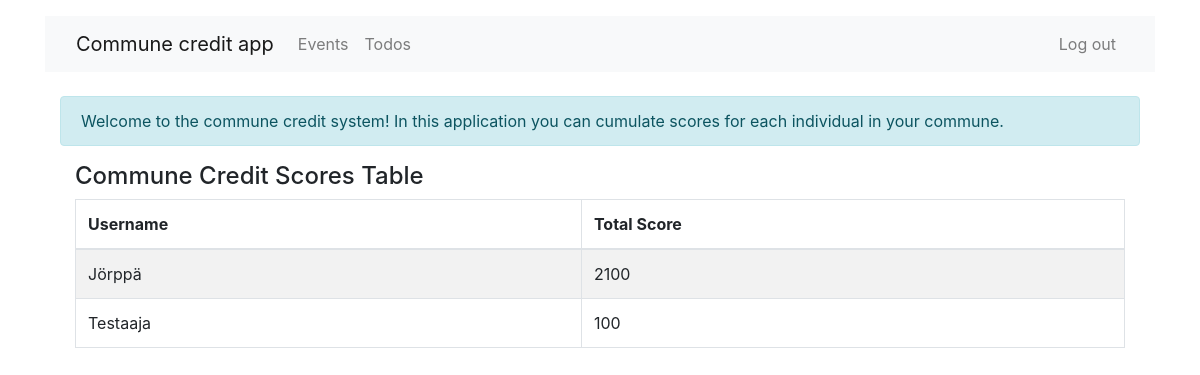
/ (signed in), run on the app's committed database.
### tables this page shows
CREATE TABLE users (
    id INTEGER PRIMARY KEY AUTOINCREMENT,
    username TEXT UNIQUE,
    password TEXT,
    email TEXT UNIQUE
);

### app/mod_main/controllers.py (the view)
@mod_main.route("/", methods=["GET", "POST"])
def main():
    if "user_id" not in session:
        return redirect(url_for("users.log_in"))
    commune_credit_scores_summary = get_commune_credit_scores_summary()
    entries = [
        {"username": entry["username"], "score": entry["total_score"]} for entry in commune_credit_scores_summary
    ]
    entries.sort(key=lambda x: (-x["score"], x["username"]))
    return render_template("main/main.html", entries=entries)

### app/db.py (called while the page is built)
def get_connection():
    con = sqlite3.connect("database.db")
    con.execute("PRAGMA foreign_keys = ON")
    con.row_factory = sqlite3.Row
    return con

def query(sql, params=[]):
    con = get_connection()
    result = con.execute(sql, params).fetchall()
    con.close()
    return result

### app/mod_main/models.py (called while the page is built)
def get_commune_credit_scores_summary():
    sql = """
    SELECT
        u.id AS user_id,
        u.username,
        COALESCE(SUM(csl.score), 0) AS total_score
    FROM users u
    LEFT JOIN confirmed_score_log csl ON csl.user_id = u.id
    GROUP BY u.id, u.username
    ORDER BY total_score DESC;
    """
    try:
        rows = db.query(sql)
        scores = [dict(row) for row in rows]
        return scores
    except Exception as e:
        print(f"Error retrieving credit scores summary: {e}")
        raise e

### app/templates/main/main.html (shortened to what this page needs)
{% extends "bootstrap/base.html" %}
{% block content %}
{% include 'components/_navbar.html' %}
<div class="container mt-4">
    <div class="row">
        <div class="col">
            <div class="alert alert-info" role="alert">
                Welcome to the commune credit system! In this application you can cumulate scores for each individual in
                your commune.
            </div>
            <div class="col">
                <h4>Commune Credit Scores Table</h4>
                <table class="table table-striped table-bordered">
                    <thead>
                        <tr>
                            <th>Username</th>
                            <th>Total Score</th>
                        </tr>
                    </thead>
                    <tbody>
                        {% for entry in entries %}
                            <tr>
                                <td>{{ entry.username }}</td>
                                <td>{{ entry.score }}</td>
                            </tr>
                        {% endfor %}
                    </tbody>
                </table>
            </div>
        </div>
    </div>
</div>
{% endblock %}

### data on the page
users: username "Jörppä", score "2100"
users: username "Testaaja", score "100"
